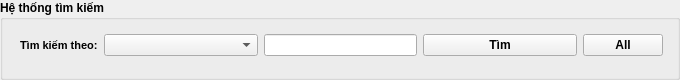
                          <widget class="QGroupBox" name="groupBox">
                           <property name="font">
                            <font>
                             <weight>75</weight>
                             <bold>true</bold>
                            </font>
                           </property>
                           <property name="title">
                            <string>Hệ thống tìm kiếm</string>
                           </property>
                           <widget class="QWidget" name="horizontalLayoutWidget_15">
                            <property name="geometry">
                             <rect>
                              <x>10</x>
                              <y>20</y>
                              <width>661</width>
                              <height>51</height>
                             </rect>
                            </property>
                            <layout class="QHBoxLayout" name="horizontalLayout_36" stretch="1,2,2,2,1">
                             <property name="leftMargin">
                              <number>10</number>
                             </property>
                             <property name="rightMargin">
                              <number>8</number>
                             </property>
                             <item>
                              <widget class="QLabel" name="label_9">
                               <property name="font">
                                <font>
                                 <pointsize>8</pointsize>
                                 <weight>75</weight>
                                 <bold>true</bold>
                                </font>
                               </property>
                               <property name="text">
                                <string>Tìm kiếm theo:</string>
                               </property>
                              </widget>
                             </item>
                             <item>
                              <widget class="QComboBox" name="cbo_TimMH_2">
                               <property name="font">
                                <font>
                                 <weight>50</weight>
                                 <bold>false</bold>
                                </font>
                               </property>
                              </widget>
                             </item>
                             <item>
                              <widget class="QLineEdit" name="txt_TimMH_2">
                               <property name="font">
                                <font>
                                 <weight>50</weight>
                                 <bold>false</bold>
                                </font>
                               </property>
                              </widget>
                             </item>
                             <item>
                              <widget class="QPushButton" name="btn_TimMH_2">
                               <property name="font">
                                <font>
                                 <weight>75</weight>
                                 <bold>true</bold>
                                </font>
                               </property>
                               <property name="text">
                                <string>Tìm</string>
                               </property>
                              </widget>
                             </item>
                             <item>
                              <widget class="QPushButton" name="btn_AllMH_2">
                               <property name="font">
                                <font>
                                 <weight>75</weight>
                                 <bold>true</bold>
                                </font>
                               </property>
                               <property name="text">
                                <string>All</string>
                               </property>
                              </widget>
                             </item>
                            </layout>
                           </widget>
                          </widget>
